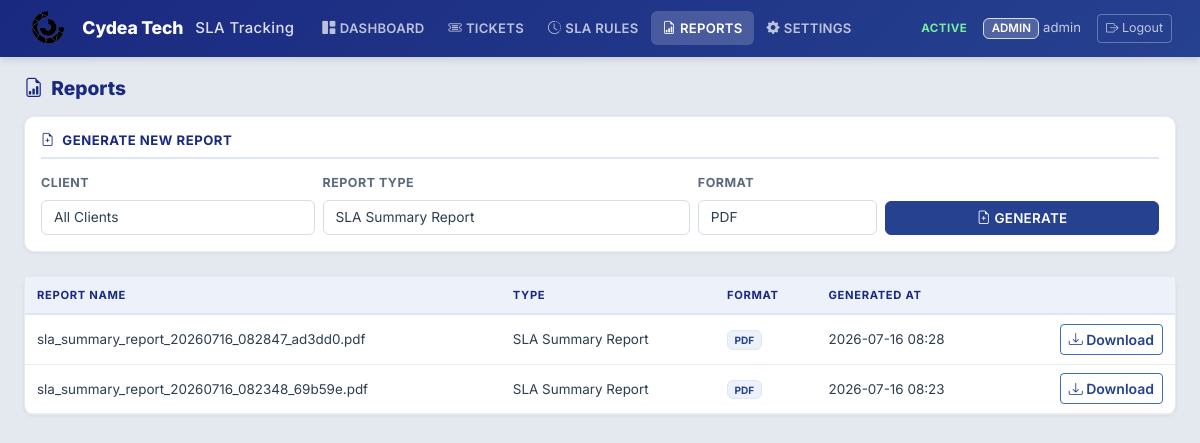
The app's page /reports (signed in), older data.
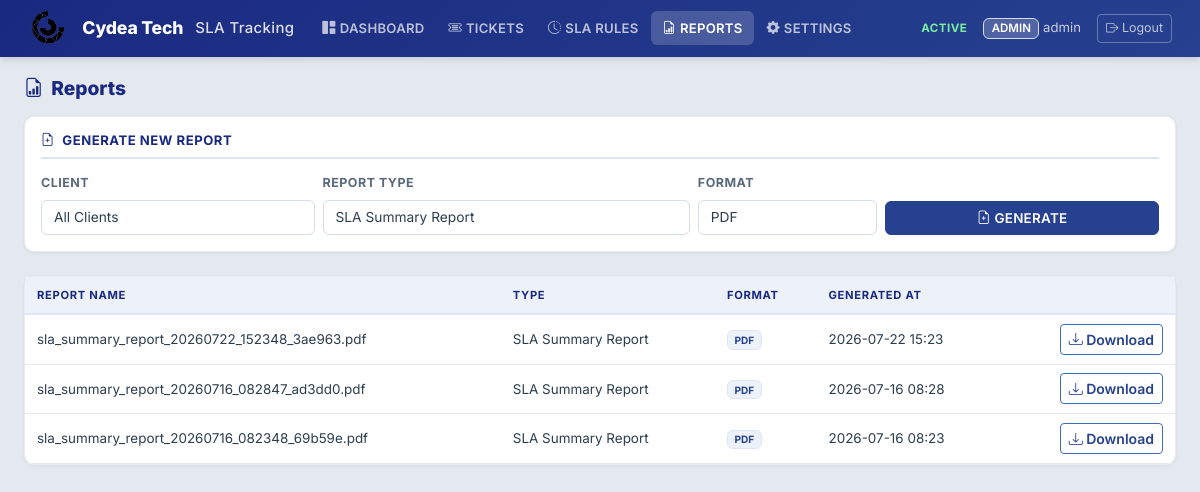
The same page, newer data.
### models/report.py (models this page shows, shortened)
class Report(db.Model):
    __tablename__ = "reports"
    id = db.Column(db.Integer, primary_key=True)
    report_name = db.Column(db.String(255), nullable=False)
    report_type = db.Column(db.String(100), nullable=False)
    file_format = db.Column(db.String(10), nullable=False, default=FORMAT_PDF)
    file_path = db.Column(db.String(500), nullable=False)
    generated_by = db.Column(db.Integer, db.ForeignKey("users.id"), nullable=True)
    generated_at = db.Column(db.DateTime, default=lambda: datetime.now(timezone.utc))

### routes/report_routes.py (the view)
@report_bp.route("/reports")
@login_required
@permission_required("view_reports")
def report_list():
    reports = Report.query.order_by(Report.generated_at.desc()).all()
    clients = Client.query.filter_by(is_active=True).order_by(Client.name).all()
    return render_template("reports.html", reports=reports, report_types=REPORT_TYPES, clients=clients)

### models/user.py (called while the page is built)
    def has_permission(self, permission):
        return permission in ROLE_PERMISSIONS.get(self.role, set())

    @property
    def is_active(self):
        return self.is_active_user

### templates/reports.html (shortened to what this page needs)
{% extends "base.html" %}
{% block content %}
<div class="dashboard-header">
    <h3><i class="bi bi-file-earmark-bar-graph me-2"></i>Reports</h3>
</div>
{% if current_user.has_permission('generate_reports') %}
<div class="card p-3 mb-4">
    <h6><i class="bi bi-file-earmark-plus me-1"></i> Generate New Report</h6>
    <form method="POST" action="{{ url_for('reports.generate') }}" class="row g-2 align-items-end">
        <div class="col-md-3">
            <label class="form-label">Client</label>
            <select name="client_id" class="form-select"><option value="">All Clients</option>{% for c in clients %}<option value="{{ c.id }}">{{ c.name }}</option>{% endfor %}</select>
        </div>
        <div class="col-md-4">
            <label class="form-label">Report Type</label>
            <select name="report_type" class="form-select">{% for rt in report_types %}<option value="{{ rt }}">{{ rt }}</option>{% endfor %}</select>
        </div>
        <div class="col-md-2">
            <label class="form-label">Format</label>
            <select name="file_format" class="form-select"><option value="pdf">PDF</option><option value="xlsx">Excel (.xlsx)</option></select>
        </div>
        <div class="col-md-3">
            <button type="submit" class="btn btn-primary w-100"><i class="bi bi-file-earmark-plus"></i> Generate</button>
        </div>
    </form>
</div>
{% endif %}
<div class="card p-0">
    <div class="table-responsive">
        <table class="table table-hover mb-0 align-middle">
            <thead><tr><th>Report Name</th><th>Type</th><th>Format</th><th>Generated At</th><th></th></tr></thead>
            <tbody>
            {% for r in reports %}
                <tr>
                    <td>{{ r.report_name }}</td><td>{{ r.report_type }}</td>
                    <td><span class="badge bg-info">{{ r.file_format | upper }}</span></td>
                    <td>{{ r.generated_at.strftime('%Y-%m-%d %H:%M') if r.generated_at else '-' }}</td>
                    <td class="text-end"><a href="{{ url_for('reports.download', report_id=r.id) }}" class="btn btn-sm btn-outline-primary"><i class="bi bi-download"></i> Download</a></td>
                </tr>
            {% else %}
                <tr><td colspan="5" class="text-center text-muted py-4">No reports generated yet.</td></tr>
            {% endfor %}
            </tbody>
        </table>
    </div>
</div>
{% endblock %}

Row changes from the older to the newer data that the page shows:
added Report: report_name "sla_summary_report_20260722_152348_3ae963.pdf", report_type "SLA Summary Report", file_format "PDF", generated_at "2026-07-22 15:23"
